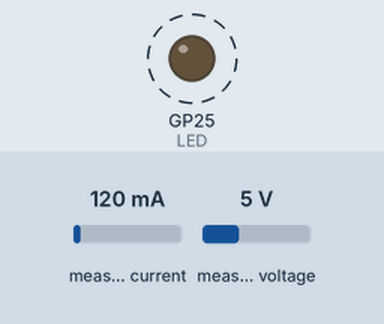
Simulated run of this program. Board: Raspberry Pi Pico running MicroPython. On the bench: output pins drawn as LEDs (lit = HIGH). Dashed ring = blinking. Inputs (shaded band) come from the test bench; at power-on: measured current 120 mA, measured voltage 5 V. What the program prints to the serial console is not drawn.

Above: at 1.2 s.
1.3 s: measured current set to 500 mA
4.3 s: measured voltage set to 0.3 V
Timing chart, 0 to 13.3 s (numbered marks = the images above; inputs shaded):
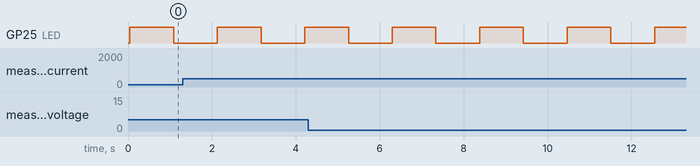

The program:

INA219.py
```python
from machine import I2C,Pin
import time

# INA219 Register Address
# 1.A0-SCL   A1-GND i2c slave address is 0X43
SLAVE_ADDRESS = 0X43
# 2.All-register reset setting for bus voltage,PGA Gain ADC resolution/averaging
CONFIG_ADDR = 0X00
# 3.Shut voltage measurement data
SHUNT_VOLTAGE_ADDR = 0X01
# 4.Bus voltage measurement data
BUS_VOLTAGE_ADDR = 0X02
# 5.Bus voltage measurement data
POWER_ADDR = 0X03
# 6.Contains the value of the current flowing through the shunt resistor
CURRENT_ADDR = 0X04
# 7.Set full-scale range and LSB of current and power measurements.Overall system cailbration
CALIBRATION_ADDR = 0X05

# INA219 Configuration registers value
# 1.Bit 15: INA219 Configuration reset.Resets all regisiters to default
RESET = 0X8000

# 2.Bit 13: INA219 Bus voltage range
BUS_VOLTAGE_RANGE_16V = 0x0000
BUS_VOLTAGE_RANGE_32V = 0x2000

# 3.Bit 11,12: INA219 PGA gain and range
PGA_GAIN_1_RANGE_40mv = 0x0000
PGA_GAIN_2_RANGE_80mv = 0x0800
PGA_GAIN_4_RANGE_160mv = 0x1000
PGA_GAIN_5_RANGE_320mv = 0x1800

# 4.Bit 7-10: INA219 Bus ADC resolution
BADC_RESOLUTION_9Bit = 0x0000  # Conversion time 84us
BADC_RESOLUTION_10Bit = 0x0080  # Conversion time 148us
BADC_RESOLUTION_11Bit = 0x0100  # Conversion time 276us
BADC_RESOLUTION_12Bit = 0x0180  # Conversion time 532us

# 5.Bit 3-6: INA219 Shunt ADC resolution and the number of samples used when averaging results for the Shunt Voltage Register
SADC_RESOLUTION_9Bit_1S = 0x0000      #Conversion time 84us      9-bit shunt adc resolution      1 sample
SADC_RESOLUTION_10Bit_1S = 0x0008     #Conversion time 148us     10-bit shunt adc resolution     1 sample
SADC_RESOLUTION_11Bit_1S = 0x0010     #Conversion time 276us     11-bit shunt adc resolution     1 sample
SADC_RESOLUTION_12Bit_1S = 0x0018     #Conversion time 532us     12-bit shunt adc resolution     1 sample
SADC_RESOLUTION_12Bit_2S = 0x0048     #Conversion time 1.06ms    12-bit shunt adc resolution     2 samples
SADC_RESOLUTION_12Bit_4S = 0x0050     #Conversion time 2.13ms    12-bit shunt adc resolution     4 samples
SADC_RESOLUTION_12Bit_8S = 0x0058     #Conversion time 4.26ms    12-bit shunt adc resolution     8 samples
SADC_RESOLUTION_12Bit_16S = 0x0060    #Conversion time 8.51ms    12-bit shunt adc resolution     16 samples
SADC_RESOLUTION_12Bit_32S = 0x0068    #Conversion time 17.02ms   12-bit shunt adc resolution     32 samples
SADC_RESOLUTION_12Bit_64S = 0x0070    #Conversion time 34.05ms   12-bit shunt adc resolution     64 samples
SADC_RESOLUTION_12Bit_128S = 0x0078   #Conversion time 68.10ms   12-bit shunt adc resolution     128 samples

# 6.Bit 0-2: INA219 Operating Mode set
MODE_POWER_DOWN = 0
MODE_SVOLT_TRIGGERED = 1
MODE_BVOLT_TRIGGERED = 2
MODE_SBVOLT_TRIGGERED = 3
MODE_ADC_OFF = 4
MODE_SVOLT_CONTINUOUS = 5
MODE_BVOLT_CONTINUOUS = 6
MODE_SBVOLT_CONTINUOUS = 7


class INA219():
    def __init__(self):
        self.i2c = I2C(1, scl=Pin(3), sda=Pin(2), freq=400000)
        self.i2c.scan()
        self.addr = SLAVE_ADDRESS

        self.config = BUS_VOLTAGE_RANGE_32V |\
            PGA_GAIN_5_RANGE_320mv |\
            BADC_RESOLUTION_12Bit |\
            SADC_RESOLUTION_12Bit_32S |\
            MODE_SBVOLT_CONTINUOUS

        # !
        # According to the equation of data sheet,can get the value of calibration.
        #              Cal = trunc(0.04096/(Current_LSB*RSHUNT))
        #  where
        #       > 0.04096 is an internal fixed value used to ensure scaling is maintained properly
        #       > Current_LSB = Maximum Expected Current/2^15
        #
        #  1. We should calculate the value of Maximum expected current:
        #     a. According to the value of config:
        #                                         > VBUS_MAX = 32 V
        #                                         > VSHUNT_MAX = 0.32 V
        #                                         > RSHUNT = 0.01 Ohm (Determined by hardware)
        #     b. Maximum Expected Current = VSHUNT_MAX/RSHUNT
        #                                 = 0.32/0.01
        #                                 = 32A
        #  2. Current_LSB = Maximum Expected Current/2^15
        #                 = 32/2^15
        #                 ≈ 0.001A (1mA)
        #  3. Cal = trunc(0.04096/(Current_LSB*RSHUNT))
        #         = trunc(0.04096/(0.001*0.01))
        #         = 4096
        #
        self.INA219_CalValue = 4096
        # Set Calibration register to 'Cal' calculated above
        self.INA219_WriteReg(CALIBRATION_ADDR, self.INA219_CalValue)

        # !
        # According to the equation of data sheet,Power_LSB = 20*Current_LSB
        #                                                   = 20*0.001
        #                                                   = 0.02 W
        #
        self.INA219_PowerMultiplier_mW = 20.0  # Power_LSB 20mW
        self.INA219_CurrentDivider_mA = 1.0  # Current_LSB 1mA

        self.INA219_WriteReg(CONFIG_ADDR, self.config)

        self.Shunt_Voltage_mV = 0.0
        self.Bus_Voltage_V = 0.0
        self.Current_mA = 0.0
        self.Power_mW = 0.0

    # @brief  Write a 16-bit data to INA219
    # @param  Register address
    #         16-bit data
    # @return None
    def INA219_WriteReg(self, addr, data):
        temp = [0, 0]
        temp[0] = (data >> 8) & 0XFF
        temp[1] = data & 0XFF
        self.i2c.writeto_mem(self.addr, addr, bytes(temp))

    # @brief  Read a 16-bit data from INA219
    # @param  Register address
    # @return Register data
    def INA219_Read(self, addr):
        temp = self.i2c.readfrom_mem(self.addr, addr, 2)
        data = temp[0] << 8 | temp[1]
        return data

    # @brief  Get the value of shunt voltage in mV
    # @param  None
    # @return The value of shunt voltage in mV
    def INA219_Read_SVOLT_mV(self):
        INA219_Shunt_Voltage = self.INA219_Read(SHUNT_VOLTAGE_ADDR)
        if INA219_Shunt_Voltage > 32767:
            INA219_Shunt_Voltage -= 65535
        return INA219_Shunt_Voltage * 0.01

    # @brief  Get the value of bus voltage in V
    # @param  None
    # @return The value of bus voltage in V
    def INA219_Read_BVOLT_V(self):
        INA219_Bus_Voltage = self.INA219_Read(BUS_VOLTAGE_ADDR)
        return (INA219_Bus_Voltage >> 3) * 0.004

    # @brief  Get the value of current in mA
    # @param  None
    # @return The value of current in mA
    def INA219_Read_Current_mA(self):
        # Because current full-scale range and LSB depend on the value enterd in
        # the Calibration register,we reset the Cal register again to read the
        # current register safetly
        self.INA219_WriteReg(CALIBRATION_ADDR, self.INA219_CalValue)
        time.sleep(0.02)
        INA219_Current = self.INA219_Read(CURRENT_ADDR)

        if INA219_Current > 32767:
            INA219_Current -= 65535

        return INA219_Current * self.INA219_CurrentDivider_mA

    # @brief  Get the value of power in mW
    # @param  None
    # @return The value of power in mW
    def INA219_Read_Power_mW(self):
        # Because power full-scale range and LSB depend on the value enterd in
        # the Calibration register,we reset the Cal register again to read the
        # current register safetly.
        self.INA219_WriteReg(CALIBRATION_ADDR, self.INA219_CalValue)
        time.sleep(0.02)
        INA219_Power = self.INA219_Read(POWER_ADDR)
        return INA219_Power * self.INA219_PowerMultiplier_mW


if __name__=='__main__':
    ina219 = INA219()
    LED = machine.Pin(25,machine.Pin.OUT)
    while True:
        #Shunt_voltage = ina219.INA219_Read_SVOLT_mV()
        Bus_voltage = ina219.INA219_Read_BVOLT_V()
        Current = ina219.INA219_Read_Current_mA()
        Power = ina219.INA219_Read_Power_mW()
        P = (Bus_voltage - 3.0) / 1.2 * 100;
        if (P<0):
            P = 0
        elif (P>100):
            p = 100
        #print("Shunt voltage: {:6.1f} mV".format(Shunt_voltage))
        print("Voltage: {:6.1f} V".format(Bus_voltage))
        print("Current: {:6.3f} A".format(Current/1000.0))
        print("Power:   {:6.3f} W".format(Power/1000.0))
        print("Percent: {:6.0f}%".format(P))
        print("\n")
        LED.toggle()
        time.sleep(1)
```

Measured:
- by itself, GP25 (LED): alternates HIGH for 1.0 s and LOW for 1.0 s
